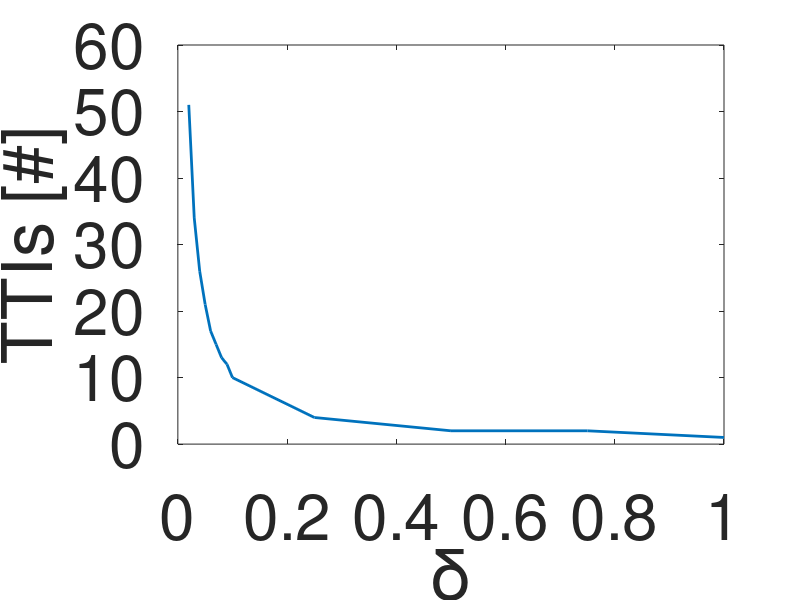

MATLAB code for this plot:
deltaVec = [0.02 0.03 0.04 0.05 0.06 0.07 0.08 0.09 0.10 0.25 0.5 0.75 1];
ttiVec = [51 34 26 21 17 15 13 12 10 4 2 2 1];
figure;
plot(deltaVec, ttiVec);
xlabel('\delta');
ylabel('TTIs [#]');
set(gca,'FontSize', 46);
set(findall(gca, 'Type', 'Line'),'LineWidth', 2);